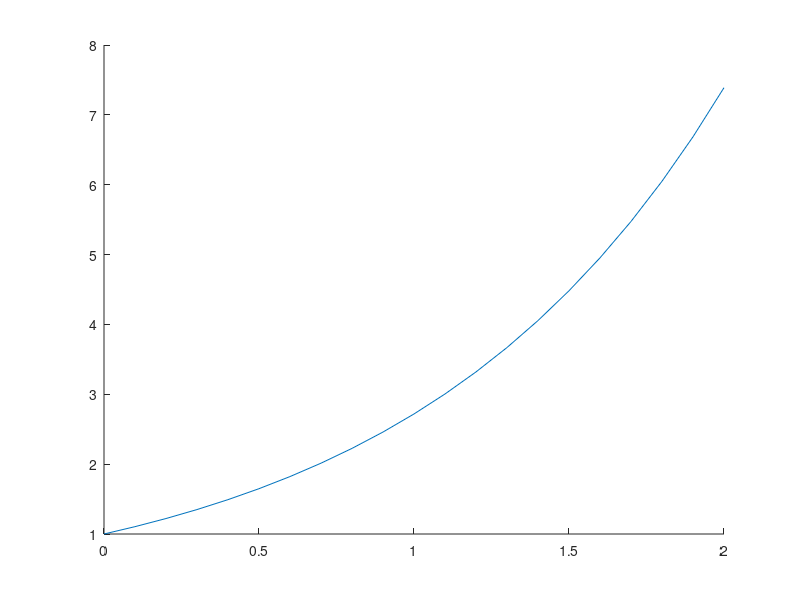

Recreate this plot in MATLAB. (Note: this script raises an error after producing the figure.)
% 04.10.14
% plots f = e^x from 0 to 2
% plots the Taylor series expansion for f on the same graph with different degrees.

clear all; clc;

hold on 

figure(1)
x = 0:0.1:2;
plot(x, exp(x))

for i=0:0.1:2
    plot(i,Taylor(i,1000),'*')
    plot(i,Taylor(i,5),'r*')
    plot(i,Taylor(i,6),'g*')
    plot(i,Taylor(i,7),'k*')
    plot(i,Taylor(i,8),'y*')
    plot(i,Taylor(i,9),'c*')
    plot(i,Taylor(i,10),'m*')
end

title('Taylor series expansion for exp(x)')
legend('exp(x)','Degree = 1000','Degree = 5','Degree = 6','Degree = 7','Degree = 8','Degree = 9','Degree = 10')


function [ y ] = Taylor(X, D)
% calculates the D degree taylor series in the point X
n= 0 : D;
y = sum(X.^n ./ factorial(n));
end
